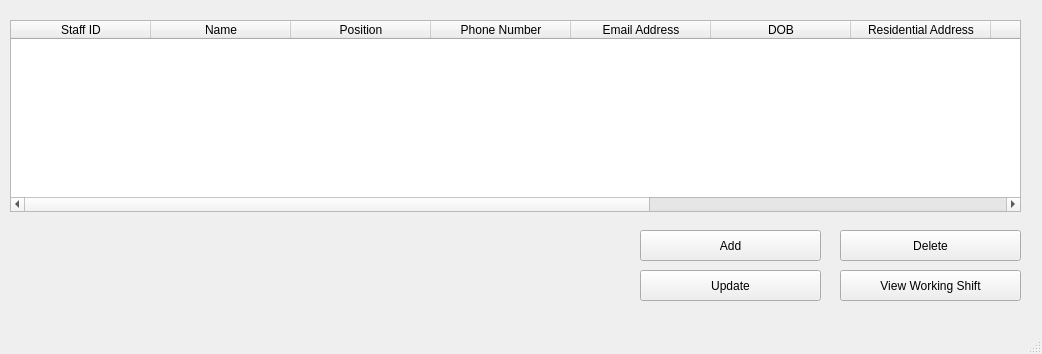
<?xml version="1.0" encoding="UTF-8"?>
<ui version="4.0">
 <class>MainWindow</class>
 <widget class="QMainWindow" name="MainWindow">
  <property name="geometry">
   <rect>
    <x>0</x>
    <y>0</y>
    <width>1042</width>
    <height>354</height>
   </rect>
  </property>
  <property name="windowTitle">
   <string>Staff Managment</string>
  </property>
  <widget class="QWidget" name="centralwidget">
   <widget class="QTableWidget" name="tableWidget">
    <property name="geometry">
     <rect>
      <x>10</x>
      <y>20</y>
      <width>1011</width>
      <height>192</height>
     </rect>
    </property>
    <attribute name="horizontalHeaderDefaultSectionSize">
     <number>140</number>
    </attribute>
    <column>
     <property name="text">
      <string>Staff ID</string>
     </property>
    </column>
    <column>
     <property name="text">
      <string>Name</string>
     </property>
    </column>
    <column>
     <property name="text">
      <string>Position</string>
     </property>
    </column>
    <column>
     <property name="text">
      <string>Phone Number</string>
     </property>
    </column>
    <column>
     <property name="text">
      <string>Email Address</string>
     </property>
    </column>
    <column>
     <property name="text">
      <string>DOB</string>
     </property>
    </column>
    <column>
     <property name="text">
      <string>Residential Address</string>
     </property>
    </column>
    <column>
     <property name="text">
      <string>Date of Hire</string>
     </property>
    </column>
    <column>
     <property name="text">
      <string>Salary</string>
     </property>
    </column>
    <column>
     <property name="text">
      <string>Emergency Contact</string>
     </property>
    </column>
    <column>
     <property name="text">
      <string>Current Status</string>
     </property>
    </column>
   </widget>
   <widget class="QPushButton" name="pushButton">
    <property name="geometry">
     <rect>
      <x>840</x>
      <y>230</y>
      <width>181</width>
      <height>31</height>
     </rect>
    </property>
    <property name="text">
     <string>Delete</string>
    </property>
   </widget>
   <widget class="QPushButton" name="pushButton_3">
    <property name="geometry">
     <rect>
      <x>640</x>
      <y>230</y>
      <width>181</width>
      <height>31</height>
     </rect>
    </property>
    <property name="text">
     <string>Add</string>
    </property>
   </widget>
   <widget class="QPushButton" name="pushButton_2">
    <property name="geometry">
     <rect>
      <x>840</x>
      <y>270</y>
      <width>181</width>
      <height>31</height>
     </rect>
    </property>
    <property name="text">
     <string>View Working Shift</string>
    </property>
   </widget>
   <widget class="QPushButton" name="pushButton_4">
    <property name="geometry">
     <rect>
      <x>640</x>
      <y>270</y>
      <width>181</width>
      <height>31</height>
     </rect>
    </property>
    <property name="text">
     <string>Update</string>
    </property>
   </widget>
  </widget>
  <widget class="QMenuBar" name="menubar">
   <property name="geometry">
    <rect>
     <x>0</x>
     <y>0</y>
     <width>1042</width>
     <height>26</height>
    </rect>
   </property>
  </widget>
  <widget class="QStatusBar" name="statusbar"/>
 </widget>
 <resources/>
 <connections/>
</ui>
